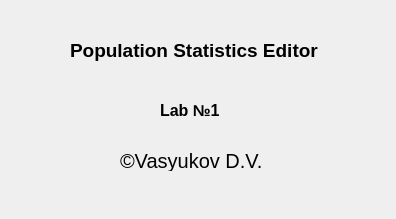
<?xml version="1.0" encoding="UTF-8"?>
<ui version="4.0">
 <class>AboutApp</class>
 <widget class="QDialog" name="AboutApp">
  <property name="geometry">
   <rect>
    <x>0</x>
    <y>0</y>
    <width>396</width>
    <height>219</height>
   </rect>
  </property>
  <property name="windowTitle">
   <string>Dialog</string>
  </property>
  <widget class="QLabel" name="label">
   <property name="geometry">
    <rect>
     <x>70</x>
     <y>10</y>
     <width>281</width>
     <height>81</height>
    </rect>
   </property>
   <property name="font">
    <font>
     <pointsize>14</pointsize>
     <weight>75</weight>
     <bold>true</bold>
    </font>
   </property>
   <property name="lineWidth">
    <number>1</number>
   </property>
   <property name="text">
    <string>Population Statistics Editor</string>
   </property>
   <property name="textFormat">
    <enum>Qt::AutoText</enum>
   </property>
   <property name="margin">
    <number>0</number>
   </property>
  </widget>
  <widget class="QLabel" name="label_2">
   <property name="geometry">
    <rect>
     <x>160</x>
     <y>90</y>
     <width>81</width>
     <height>41</height>
    </rect>
   </property>
   <property name="font">
    <font>
     <pointsize>12</pointsize>
     <weight>75</weight>
     <bold>true</bold>
    </font>
   </property>
   <property name="frameShape">
    <enum>QFrame::NoFrame</enum>
   </property>
   <property name="text">
    <string>Lab №1</string>
   </property>
  </widget>
  <widget class="QLabel" name="label_3">
   <property name="geometry">
    <rect>
     <x>120</x>
     <y>150</y>
     <width>161</width>
     <height>21</height>
    </rect>
   </property>
   <property name="font">
    <font>
     <pointsize>15</pointsize>
    </font>
   </property>
   <property name="text">
    <string>©Vasyukov D.V.</string>
   </property>
  </widget>
 </widget>
 <resources/>
 <connections/>
</ui>
